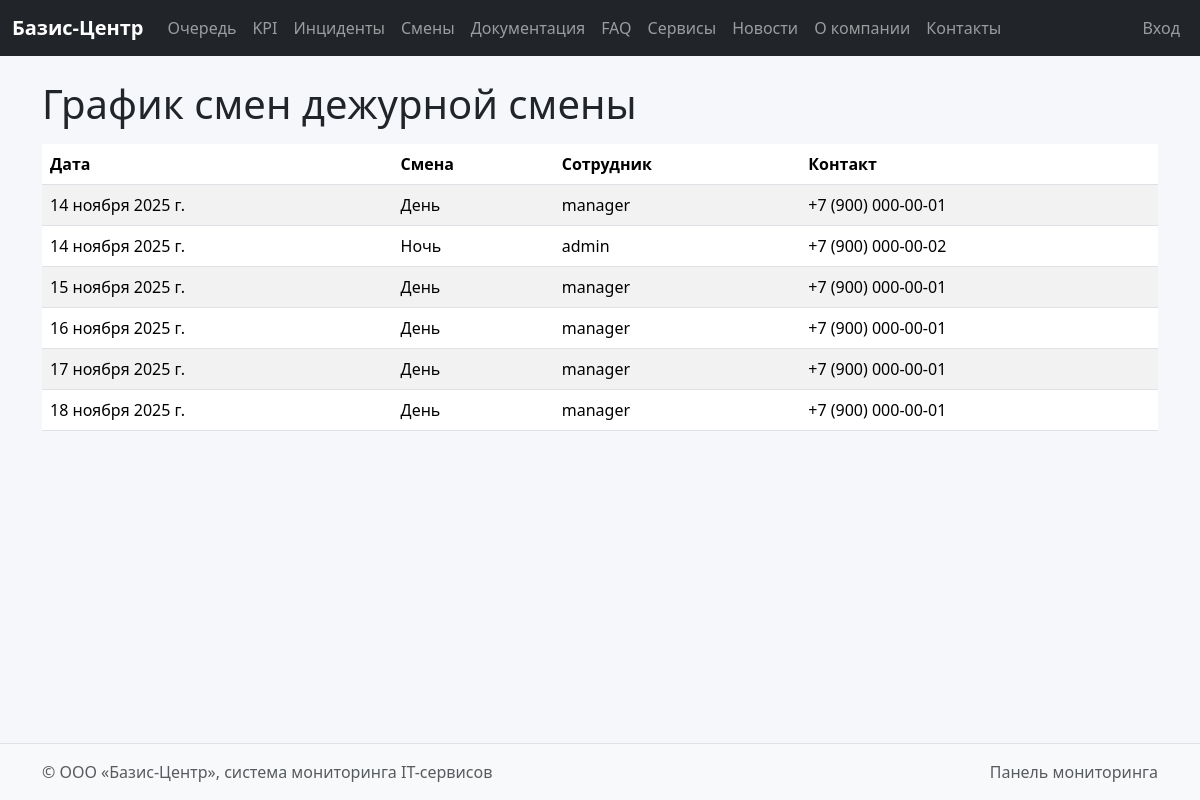
/public-shifts/, run on the app's committed database.
### dashboard/models.py (models this page shows, shortened)
class Shift(models.Model):
    SHIFT_CHOICES = [
        ('day', 'День'),
        ('night', 'Ночь'),
    ]
    employee = models.ForeignKey(User, on_delete=models.CASCADE)
    date = models.DateField()
    shift = models.CharField(max_length=20, choices=SHIFT_CHOICES)
    comment = models.CharField(max_length=255, blank=True)
    phone = models.CharField(max_length=20)

### core/views.py (the view)
# urls.py: path('public-shifts/', views.public_shifts, name='public_shifts'),
def public_shifts(request):
    shifts = Shift.objects.select_related('employee').order_by('date')[:60]
    return render(request, 'core/public_shifts.html', {'shifts': shifts})

### templates/core/public_shifts.html (shortened to what this page needs)
{% extends 'base.html' %}
{% block content %}
<h1 class="mb-3">График смен дежурной смены</h1>
<table class="table table-striped">
  <thead>
    <tr>
      <th>Дата</th>
      <th>Смена</th>
      <th>Сотрудник</th>
      <th>Контакт</th>
    </tr>
  </thead>
  <tbody>
    {% for s in shifts %}
    <tr>
      <td>{{ s.date }}</td>
      <td>{{ s.get_shift_display }}</td>
      <td>{{ s.employee }}</td>
      <td>{{ s.phone }}</td>
    </tr>
    {% empty %}
    <tr><td colspan="4" class="text-center text-muted">Смен пока нет.</td></tr>
    {% endfor %}
  </tbody>
</table>
{% endblock %}

### static/css/style.css (style rules this page uses)
body { background-color:#f5f7fb; }

### data on the page
Shift: date "14 ноября 2025 г.", shift "День", employee "manager", phone "+7 (900) 000-00-01"
Shift: date "14 ноября 2025 г.", shift "Ночь", employee "admin", phone "+7 (900) 000-00-02"
Shift: date "15 ноября 2025 г.", shift "День", employee "manager", phone "+7 (900) 000-00-01"
Shift: date "16 ноября 2025 г.", shift "День", employee "manager", phone "+7 (900) 000-00-01"
Shift: date "17 ноября 2025 г.", shift "День", employee "manager", phone "+7 (900) 000-00-01"
Shift: date "18 ноября 2025 г.", shift "День", employee "manager", phone "+7 (900) 000-00-01"
